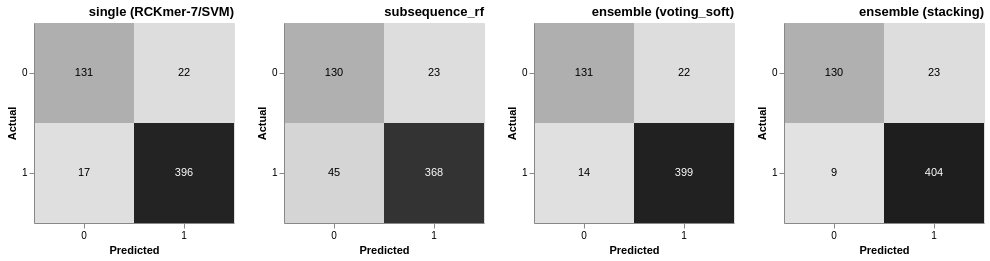

Notebook cell for this chart:
### Markdown cell above
### Plot confusion matrices for all predictions

### Code cell
# Example dictionary
cm_dict = {
    'single (RCKmer-7/SVM)': single_score,
    'subsequence_rf': subsequence_rf_score,
    'ensemble (voting_soft)': ensemble_score_voting,
    'ensemble (stacking)': ensemble_score_stacking,    
}

# Convert to long-format DataFrame for Altair
rows = []
for model, counts in cm_dict.items():
    # Confusion matrix: rows=True label, columns=Predicted label
    cm_matrix = pd.DataFrame([[counts['TP'], counts['FN']],
                              [counts['FP'], counts['TN']]],
                             index=['1', '0'],
                             columns=['1', '0'])
    cm_long = cm_matrix.reset_index().melt(id_vars='index')
    cm_long.columns = ['Actual', 'Predicted', 'Count']
    cm_long['Model'] = model
    rows.append(cm_long)

df_cm = pd.concat(rows, ignore_index=True)

charts = {}
for model in cm_dict.keys():
    sub_df = df_cm[df_cm['Model'] == model]
    # Altair heatmap
    heatmap = alt.Chart(sub_df).mark_rect().encode(
        x=alt.X('Predicted:N', title='Predicted', axis=alt.Axis(labelAngle=0)),
        y=alt.Y('Actual:N', title='Actual'),
        color=alt.Color('Count:Q', scale=alt.Scale(scheme='greys'), legend=None),
    ).properties(
        width=200, 
        height=200,
        title=alt.TitleParams(model, anchor='end', orient='top', angle=0)  # Add Left-side title
    )

    # Add text labels
    text = alt.Chart(sub_df).mark_text(color='black').encode(
        x='Predicted:N',
        y='Actual:N',
        text='Count:Q',
        color=alt.condition(
        alt.datum.Count > 150,   # condition
        alt.value('white'),  # if True
        alt.value('black')  # if False
    )
    )

    chart = (heatmap + text)
    charts[model] = chart

cm_chart = alt.hconcat(*charts.values())
cm_chart#.save("figures/confusion_matrix_comparison_default.pdf")

### Figure 1 — Vega-Lite specification as saved in the notebook (floating-point values rounded to 4 significant figures)
{"config": {"view": {"continuousWidth": 300, "continuousHeight": 300}}, "hconcat": [{"layer": [{"mark": {"type": "rect"}, "encoding": {"color": {"field": "Count", "legend": null, "scale": {"scheme": "greys"}, "type": "quantitative"}, "x": {"axis": {"labelAngle": 0}, "field": "Predicted", "title": "Predicted", "type": "nominal"}, "y": {"field": "Actual", "title": "Actual", "type": "nominal"}}, "title": {"text": "single (RCKmer-7/SVM)", "anchor": "end", "angle": 0, "orient": "top"}}, {"mark": {"type": "text", "color": "black"}, "encoding": {"color": {"condition": {"test": "(datum.Count > 150)", "value": "white"}, "value": "black"}, "text": {"field": "Count", "type": "quantitative"}, "x": {"field": "Predicted", "type": "nominal"}, "y": {"field": "Actual", "type": "nominal"}}}], "data": {"name": "data-059eeb83a7865227fbb63089baa2bb93"}, "height": 200, "width": 200}, {"layer": [{"mark": {"type": "rect"}, "encoding": {"color": {"field": "Count", "legend": null, "scale": {"scheme": "greys"}, "type": "quantitative"}, "x": {"axis": {"labelAngle": 0}, "field": "Predicted", "title": "Predicted", "type": "nominal"}, "y": {"field": "Actual", "title": "Actual", "type": "nominal"}}, "title": {"text": "subsequence_rf", "anchor": "end", "angle": 0, "orient": "top"}}, {"mark": {"type": "text", "color": "black"}, "encoding": {"color": {"condition": {"test": "(datum.Count > 150)", "value": "white"}, "value": "black"}, "text": {"field": "Count", "type": "quantitative"}, "x": {"field": "Predicted", "type": "nominal"}, "y": {"field": "Actual", "type": "nominal"}}}], "data": {"name": "data-adfbdd1e94d881ad4bdfd21c8a021259"}, "height": 200, "width": 200}, {"layer": [{"mark": {"type": "rect"}, "encoding": {"color": {"field": "Count", "legend": null, "scale": {"scheme": "greys"}, "type": "quantitative"}, "x": {"axis": {"labelAngle": 0}, "field": "Predicted", "title": "Predicted", "type": "nominal"}, "y": {"field": "Actual", "title": "Actual", "type": "nominal"}}, "title": {"text": "ensemble (voting_soft)", "anchor": "end", "angle": 0, "orient": "top"}}, {"mark": {"type": "text", "color": "black"}, "encoding": {"color": {"condition": {"test": "(datum.Count > 150)", "value": "white"}, "value": "black"}, "text": {"field": "Count", "type": "quantitative"}, "x": {"field": "Predicted", "type": "nominal"}, "y": {"field": "Actual", "type": "nominal"}}}], "data": {"name": "data-639c9ecee547dcf65722a72a44062e24"}, "height": 200, "width": 200}, {"layer": [{"mark": {"type": "rect"}, "encoding": {"color": {"field": "Count", "legend": null, "scale": {"scheme": "greys"}, "type": "quantitative"}, "x": {"axis": {"labelAngle": 0}, "field": "Predicted", "title": "Predicted", "type": "nominal"}, "y": {"field": "Actual", "title": "Actual", "type": "nominal"}}, "title": {"text": "ensemble (stacking)", "anchor": "end", "angle": 0, "orient": "top"}}, {"mark": {"type": "text", "color": "black"}, "encoding": {"color": {"condition": {"test": "(datum.Count > 150)", "value": "white"}, "value": "black"}, "text": {"field": "Count", "type": "quantitative"}, "x": {"field": "Predicted", "type": "nominal"}, "y": {"field": "Actual", "type": "nominal"}}}], "data": {"name": "data-6c7169de544865efd94e6ed5dcaede96"}, "height": 200, "width": 200}], "$schema": "https://vega.github.io/schema/vega-lite/v6.4.1.json", "datasets": {"data-059eeb83a7865227fbb63089baa2bb93": [{"Actual": "1", "Predicted": "1", "Count": 396, "Model": "single (RCKmer-7/SVM)"}, {"Actual": "0", "Predicted": "1", "Count": 22, "Model": "single (RCKmer-7/SVM)"}, {"Actual": "1", "Predicted": "0", "Count": 17, "Model": "single (RCKmer-7/SVM)"}, {"Actual": "0", "Predicted": "0", "Count": 131, "Model": "single (RCKmer-7/SVM)"}], "data-adfbdd1e94d881ad4bdfd21c8a021259": [{"Actual": "1", "Predicted": "1", "Count": 368, "Model": "subsequence_rf"}, {"Actual": "0", "Predicted": "1", "Count": 23, "Model": "subsequence_rf"}, {"Actual": "1", "Predicted": "0", "Count": 45, "Model": "subsequence_rf"}, {"Actual": "0", "Predicted": "0", "Count": 130, "Model": "subsequence_rf"}], "data-639c9ecee547dcf65722a72a44062e24": [{"Actual": "1", "Predicted": "1", "Count": 399, "Model": "ensemble (voting_soft)"}, {"Actual": "0", "Predicted": "1", "Count": 22, "Model": "ensemble (voting_soft)"}, {"Actual": "1", "Predicted": "0", "Count": 14, "Model": "ensemble (voting_soft)"}, {"Actual": "0", "Predicted": "0", "Count": 131, "Model": "ensemble (voting_soft)"}], "data-6c7169de544865efd94e6ed5dcaede96": [{"Actual": "1", "Predicted": "1", "Count": 404, "Model": "ensemble (stacking)"}, {"Actual": "0", "Predicted": "1", "Count": 23, "Model": "ensemble (stacking)"}, {"Actual": "1", "Predicted": "0", "Count": 9, "Model": "ensemble (stacking)"}, {"Actual": "0", "Predicted": "0", "Count": 130, "Model": "ensemble (stacking)"}]}}
